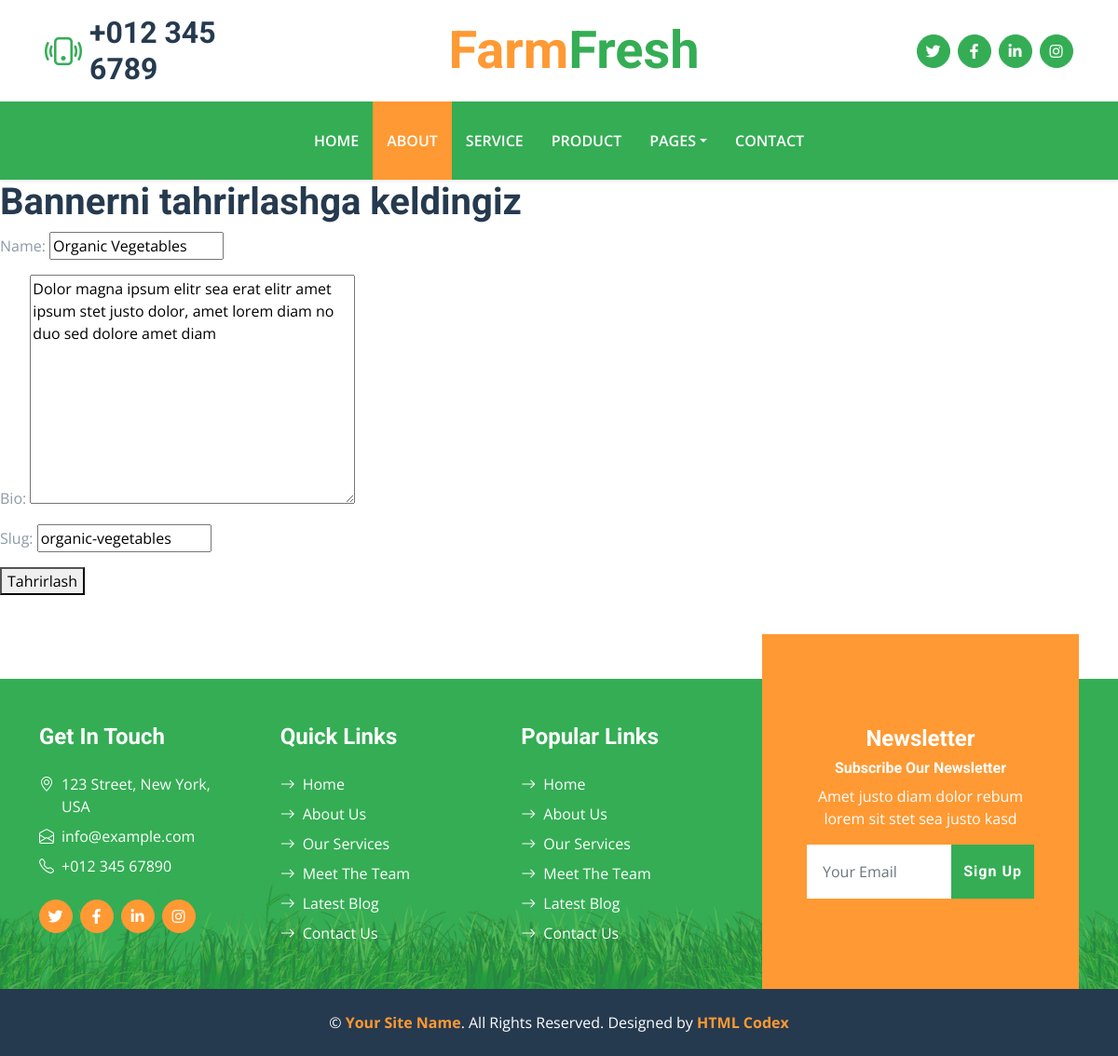
/home2/update/organic-vegetables/, run on the app's committed database.
### farmapp/models.py (models this page shows, shortened)
class Carousel_footer(models.Model):
    name =  models.CharField(max_length=200)
    bio = models.TextField()
    slug = models.SlugField(max_length=200)

### farmapp/views.py (the view)
# urls.py: path('home2/update/<slug>/', CarouselfooterUpdateView.as_view(), name='CarouselfooterUpdateView'),
class CarouselfooterUpdateView(UpdateView):
    model = Carousel_footer
    fields = ('__all__')
    template_name = 'Change_templates/CarouselfooterUpdateView.html'

### templates/Change_templates/CarouselfooterUpdateView.html
{% extends "base.html" %}
{% load static %}
{% block content %}
<h1>Bannerni tahrirlashga keldingiz</h1>
<form method="post">{% csrf_token %}
    {{form.as_p}}
    <button type='submit'>Tahrirlash</button>
</form>
{% endblock content %}

### static/css/style.css (style rules this page uses)
:root { --primary: #34AD54; --secondary: #FF9933; --light: #F6FFF2; --dark: #263A4F; }

### data on the page
Carousel_footer: name "Organic Vegetables", bio "Dolor magna ipsum elitr sea erat elitr amet ipsum stet justo dolor, amet lorem diam no duo sed dolore amet diam", slug "organic-vegetables"
